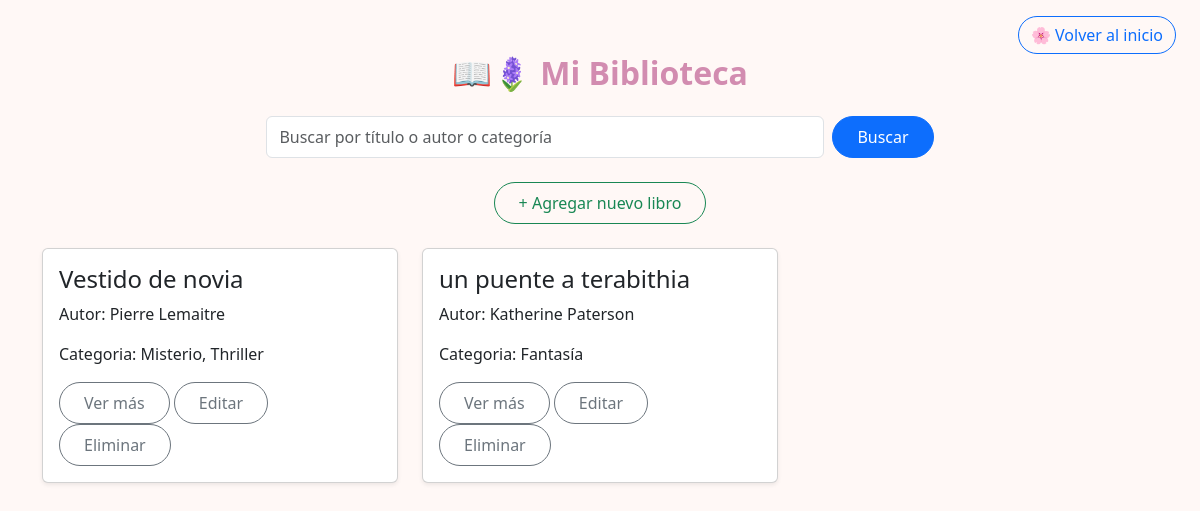
The app's page /biblioteca/ (signed in), older data.
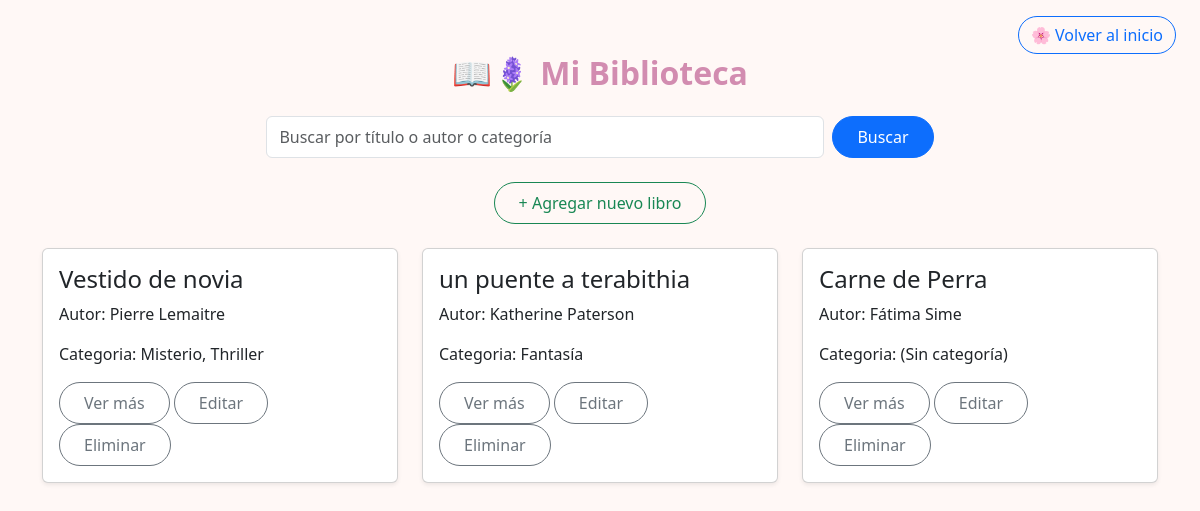
The same page, newer data.
### biblioteca/models.py (models this page shows, shortened)
class LibroLeido(models.Model):
    usuario = models.ForeignKey(User, on_delete=models.CASCADE) # Usuario que leyó el libro
    titulo = models.CharField(max_length=200, default="Sin título")  # Título personalizado (editable)
    autor = models.CharField(max_length=100, default="Desconocido")  # Autor del libro
    categoria = models.ManyToManyField(Categoria, blank=True)  # Categorías asociadas
    resumen = models.TextField() # Breve descripción del contenido o experiencia lectora
    estado = models.CharField(max_length=20, choices=ESTADO_LIBRO) # Estado de lectura
    fecha_inicio = models.DateField(null=True, blank=True) # Fecha en que se comenzó el libro
    fecha_fin = models.DateField(null=True, blank=True) # Fecha en que se terminó el libro
    pdf = models.FileField(upload_to='libros/', null=True, blank=True) # Archivo PDF del libro (opcional)
    link = models.URLField(blank=True, null=True) # Enlace al libro en línea (opcional)

class Categoria(models.Model):
    nombre = models.CharField(max_length=100, unique=True)

### biblioteca/views.py (the view)
# urls.py: path('biblioteca/', views.biblioteca, name='biblioteca'), # Biblioteca personal del usuario (libros leídos)
@login_required
def biblioteca(request):
    query = request.GET.get('q')
    if query:
        libros = LibroLeido.objects.filter(
            Q(titulo__icontains=query) |
            Q(autor__icontains=query) |
            Q(categoria__nombre__icontains=query),
            usuario=request.user
        ).distinct()
    else:
        libros = LibroLeido.objects.filter(usuario=request.user)
    return render(request, 'biblioteca/biblioteca.html', {
        'libros': libros,
        'query': query  # por si quieres mantener el texto buscado en el input
    })

### templates/biblioteca/biblioteca.html (shortened to what this page needs)
{% load static %}
<!DOCTYPE html>
<html lang="es">
<head>
    <link rel="stylesheet" href="https://cdn.jsdelivr.net/npm/bootstrap@5.3.0/dist/css/bootstrap.min.css">
    <link rel="stylesheet" href="{% static 'css/biblioteca.css' %}">
</head>
<body class="bg-light-pink">
<div class="d-flex justify-content-end me-4 mt-3">
  <a href="{% url 'inicio' %}" class="btn btn-outline-primary rounded-pill">🌸 Volver al inicio</a>
</div>
<div class="container">
    <h2 class="text-center mb-4 title-cozy">📖🪻 Mi Biblioteca</h2>
    <form class="d-flex mb-4 justify-content-center" method="get">
        <input class="form-control me-2 w-50" type="search" name="q"
           placeholder="Buscar por título o autor o categoría"
           value="{{ query|default:'' }}">
        <button class="btn btn-primary rounded-pill px-4 py-2" type="submit">Buscar</button>
    </form>
    <div class="text-center mb-4">
        <a href="{% url 'agregar_libro' %}" class="btn btn-outline-success rounded-pill px-4 py-2">+ Agregar nuevo libro</a>
    </div>
    <div class="row">
        {% for libro in libros %}
        <div class="col-md-4 mb-4">
            <div class="card p-3 shadow-sm h-100">
                <h4>{{ libro.titulo }}</h4>
                <p>Autor: {{ libro.autor }}</p>
                <p>Categoria: {% if libro.categoria.all %}
                        {% for cat in libro.categoria.all %}
                            {{ cat.nombre }}{% if not forloop.last %}, {% endif %}
                        {% endfor %}
                    {% else %}
                        (Sin categoría)
                    {% endif %} </p>
                <div>
                    <a href="{% url 'ver_libro' libro.pk %}" class="btn btn-outline-secondary rounded-pill px-4 py-2">Ver más</a>
                    <a href="{% url 'editar_libro' libro.pk %}" class="btn btn-outline-secondary rounded-pill px-4 py-2"></i>Editar</a>
                    <a href="{% url 'eliminar_libro' libro.pk %}"  class="btn btn-outline-secondary rounded-pill px-4 py-2">Eliminar</a>
                </div>
            </div>
        </div>
        {% empty %}
        <p class="text-center">No hay libros disponibles.</p>
        {% endfor %}
    </div>
</div>
</body>
</html>

Row changes from the older to the newer data that the page shows:
added LibroLeido: titulo "Carne de Perra", autor "Fátima Sime", shows "(Sin categoría)"
